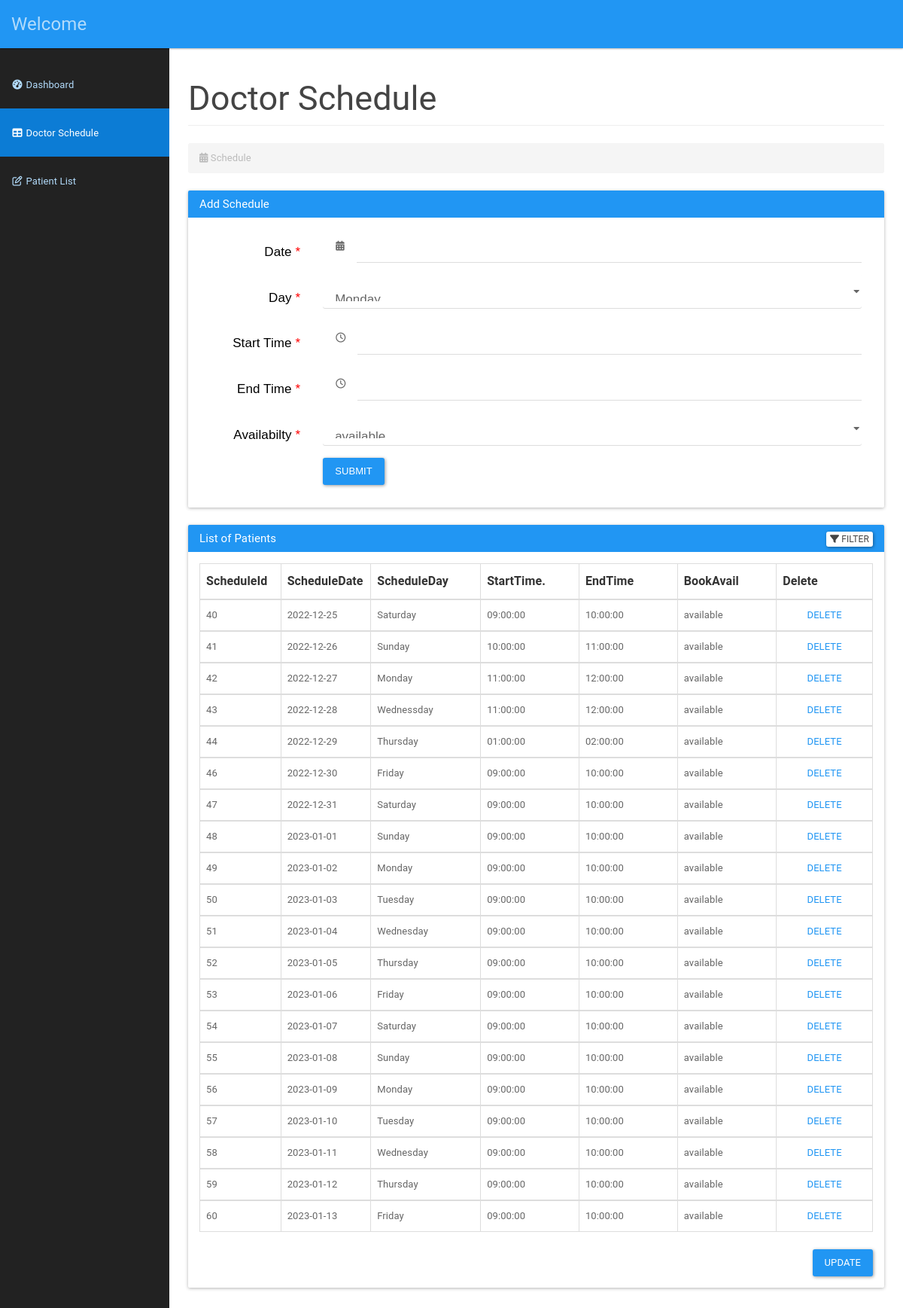
Page /admin/addschedule.php (signed in) on the committed database.
### tables this page shows
CREATE TABLE `doctorschedule` (
  `scheduleId` int(11) NOT NULL,
  `scheduleDate` date NOT NULL,
  `scheduleDay` varchar(15) NOT NULL,
  `startTime` time NOT NULL,
  `endTime` time NOT NULL,
  `bookAvail` varchar(10) NOT NULL
);

### admin/addschedule.php (the view, shortened to what this page needs)
<?php
include_once '../assets/conn/dbconnect.php';
$usersession = $_SESSION['adminSession'];
$res=mysqli_query($con,"SELECT * FROM doctor WHERE icDoctor=".$usersession);
$userRow=mysqli_fetch_array($res,MYSQLI_ASSOC);
?>
<!DOCTYPE html>
<html lang="en">
    <head>
        <link href="assets/css/material.css" rel="stylesheet">
        <link href="assets/css/sb-admin.css" rel="stylesheet">
        <link href="assets/css/time/bootstrap-clockpicker.css" rel="stylesheet">
        <link href="assets/css/style.css" rel="stylesheet">
        <link href="assets/font-awesome/css/font-awesome.css" rel="stylesheet">
        <link rel="stylesheet" href="https://formden.com/static/cdn/bootstrap-iso.css" />
        <link rel="stylesheet" href="https://formden.com/static/cdn/font-awesome/4.4.0/css/font-awesome.min.css" />
    </head>
    <body>
        <div id="wrapper">
            <nav class="navbar navbar-inverse navbar-fixed-top" role="navigation">
                <div class="navbar-header">
                    <a class="navbar-brand" href="admin.php">Welcome  <?php echo @$userRow['adminFirstName']; ?> <?php echo @$userRow['adminLastName']; ?></a>
                </div>
                <div class="collapse navbar-collapse navbar-ex1-collapse">
                    <ul class="nav navbar-nav side-nav">
                        <li>
                            <a href="admin.php"><i class="fa fa-fw fa-dashboard"></i> Dashboard</a>
                        </li>
                        <li class="active">
                            <a href="addschedule.php"><i class="fa fa-fw fa-table"></i> Doctor Schedule</a>
                        </li>
                        <li>
                            <a href="patientlist.php"><i class="fa fa-fw fa-edit"></i> Patient List</a>
                        </li>
                    </ul>
                </div>
            </nav>
            <div id="page-wrapper">
                <div class="container-fluid">
                    <div class="row">
                        <div class="col-lg-12">
                            <h2 class="page-header">
                            Doctor Schedule
                            </h2>
                            <ol class="breadcrumb">
                                <li class="active">
                                    <i class="fa fa-calendar"></i> Schedule
                                </li>
                            </ol>
                        </div>
                    </div>
                    <div class="panel panel-primary">
                        <div class="panel-heading">
                            <h3 class="panel-title">Add Schedule</h3>
                        </div>
                        <div class="panel-body">
                            <div class="bootstrap-iso">
                             <div class="container-fluid">
                              <div class="row">
                               <div class="col-md-12 col-sm-12 col-xs-12">
                                <form class="form-horizontal" method="post">
                                 <div class="form-group form-group-lg">
                                  <label class="control-label col-sm-2 requiredField" for="date">
                                   Date
                                   <span class="asteriskField">
                                    *
                                   </span>
                                  </label>
                                  <div class="col-sm-10">
                                   <div class="input-group">
                                    <div class="input-group-addon">
                                     <i class="fa fa-calendar">
                                     </i>
                                    </div>
                                    <input class="form-control" id="date" name="date" type="text" required/>
                                   </div>
                                  </div>
                                 </div>
                                 <div class="form-group form-group-lg">
                                  <label class="control-label col-sm-2 requiredField" for="scheduleday">
                                   Day
                                   <span class="asteriskField">
                                    *
                                   </span>
                                  </label>
                                  <div class="col-sm-10">
                                   <select class="select form-control" id="scheduleday" name="scheduleday" required>
                                    <option value="Monday">
                                     Monday
                                    </option>
                                   </select>
                                  </div>
                                 </div>
                                 <div class="form-group form-group-lg">
                                  <label class="control-label col-sm-2 requiredField" for="starttime">
                                   Start Time
                                   <span class="asteriskField">
                                    *
                                   </span>
                                  </label>
                                  <div class="col-sm-10">
                                   <div class="input-group clockpicker"  data-align="top" data-autoclose="true">
                                    <div class="input-group-addon">
                                     <i class="fa fa-clock-o">
                                     </i>
                                    </div>
                                    <input class="form-control" id="starttime" name="starttime" type="text" required/>
                                   </div>
                                  </div>
                                 </div>
                                 <div class="form-group form-group-lg">
                                  <label class="control-label col-sm-2 requiredField" for="endtime">
                                   End Time
                                   <span class="asteriskField">
                                    *
                                   </span>
                                  </label>
                                  <div class="col-sm-10">
                                   <div class="input-group clockpicker"  data-align="top" data-autoclose="true">
                                    <div class="input-group-addon">
                                     <i class="fa fa-clock-o">
                                     </i>
                                    </div>
                                    <input class="form-control" id="endtime" name="endtime" type="text" required/>
                                   </div>
                                  </div>
                                 </div>
                                 <div class="form-group form-group-lg">
                                  <label class="control-label col-sm-2 requiredField" for="bookavail">
                                   Availabilty
                                   <span class="asteriskField">
                                    *
                                   </span>
                                  </label>
                                  <div class="col-sm-10">
                                   <select class="select form-control" id="bookavail" name="bookavail" required>
                                    <option value="available">
                                     available
                                    </option>
                                   </select>
                                  </div>
                                 </div>
                                 <div class="form-group">
                                  <div class="col-sm-10 col-sm-offset-2">
                                   <button class="btn btn-primary " name="submit" type="submit">
                                    Submit
                                   </button>
                                  </div>
                                 </div>
                                </form>
                               </div>
                              </div>
                             </div>
                            </div>
                        </div>
                    </div>
                    <div class="panel panel-primary filterable">
                        <div class="panel-heading">
                            <h3 class="panel-title">List of Patients</h3>
                            <div class="pull-right">
                            <button class="btn btn-default btn-xs btn-filter"><span class="fa fa-filter"></span> Filter</button>
                        </div>
                        </div>
                        <div class="panel-body">
                        <table class="table table-hover table-bordered">
                            <thead>
                                <tr class="filters">
                                    <th><input type="text" class="form-control" placeholder="ScheduleId" disabled></th>
                                    <th><input type="text" class="form-control" placeholder="ScheduleDate" disabled></th>
                                    <th><input type="text" class="form-control" placeholder="ScheduleDay" disabled></th>
                                    <th><input type="text" class="form-control" placeholder="StartTime." disabled></th>
                                    <th><input type="text" class="form-control" placeholder="EndTime" disabled></th>
                                    <th><input type="text" class="form-control" placeholder="BookAvail" disabled></th>
                                    <th><input type="text" class="form-control" placeholder="Delete" disabled></th>
                                </tr>
                            </thead>
                            <?php
                            $result=mysqli_query($con,"SELECT * FROM doctorschedule");
                            while ($doctorschedule=mysqli_fetch_array($result)) {
                                echo "<tbody>";
                                echo "<tr>";
                                    echo "<td>" . $doctorschedule['scheduleId'] . "</td>";
                                    echo "<td>" . $doctorschedule['scheduleDate'] . "</td>";
                                    echo "<td>" . $doctorschedule['scheduleDay'] . "</td>";
                                    echo "<td>" . $doctorschedule['startTime'] . "</td>";
                                    echo "<td>" . $doctorschedule['endTime'] . "</td>";
                                    echo "<td>" . $doctorschedule['bookAvail'] . "</td>";
                                    echo "<form method='POST'>";
                                    echo "<td class='text-center'><a href='#' id='".$doctorschedule['scheduleId']."' class='delete'>DELETE</a>
                            </td>";
                            }
                                echo "</tr>";
                           echo "</tbody>";
                       echo "</table>";
                       echo "<div class='panel panel-default'>";
                       echo "<div class='col-md-offset-3 pull-right'>";
                       echo "<button class='btn btn-primary' type='submit' value='Submit' name='submit'>Update</button>";
                        echo "</div>";
                        echo "</div>";
                        ?>
                        </div>
                    </div>
                </div>
            </div>
<link rel="stylesheet" href="https://cdnjs.cloudflare.com/ajax/libs/bootstrap-datepicker/1.4.1/css/bootstrap-datepicker3.css"/>
    </body>
</html>

### admin/assets/css/sb-admin.css (style rules this page uses)
body { margin-top: 100px; background-color: #222; }
@media (min-width:768px) { body { margin-top: 50px; } }
#wrapper { padding-left: 0; }
#page-wrapper { min-height: 900px !important; width: 100%; padding: 0; background-color: #fff; }
@media (min-width:768px) { #wrapper { padding-left: 225px; } }
@media (min-width:768px) { #page-wrapper { padding: 10px; } }
@media (min-width:768px) { .side-nav { position: fixed; top: 80px; left: 225px; width: 225px; margin-left: -225px; border: none; border-radius: 0; overflow-y: auto; background-color: #222; bottom: 0; overflow-x: hidden; padding-bottom: 40px; } }
@media (min-width:768px) { .side-nav>li>a { width: 225px; } }

### admin/assets/css/style.css (style rules this page uses)
.filterable { margin-top: 15px; }
.filterable .panel-heading .pull-right { margin-top: -20px; }
.filterable .filters input[disabled] { background-color: transparent; border: none; cursor: auto; box-shadow: none; padding: 0; height: auto; }

### admin/addschedule.php (style rules this page uses)
.bootstrap-iso .formden_header h2, .bootstrap-iso .formden_header p, .bootstrap-iso form { font-family: Arial, Helvetica, sans-serif; color: black }
.bootstrap-iso form button, .bootstrap-iso form button:hover { color: white !important; }
.asteriskField { color: red; }

### rows in the picture
doctorschedule: scheduleId "40", scheduleDate "2022-12-25", scheduleDay "Saturday", startTime "09:00:00", endTime "10:00:00", bookAvail "available"
doctorschedule: scheduleId "41", scheduleDate "2022-12-26", scheduleDay "Sunday", startTime "10:00:00", endTime "11:00:00", bookAvail "available"
doctorschedule: scheduleId "42", scheduleDate "2022-12-27", scheduleDay "Monday", startTime "11:00:00", endTime "12:00:00", bookAvail "available"
doctorschedule: scheduleId "43", scheduleDate "2022-12-28", scheduleDay "Wednessday", startTime "11:00:00", endTime "12:00:00", bookAvail "available"
doctorschedule: scheduleId "44", scheduleDate "2022-12-29", scheduleDay "Thursday", startTime "01:00:00", endTime "02:00:00", bookAvail "available"
doctorschedule: scheduleId "46", scheduleDate "2022-12-30", scheduleDay "Friday", startTime "09:00:00", endTime "10:00:00", bookAvail "available"
doctorschedule: scheduleId "47", scheduleDate "2022-12-31", scheduleDay "Saturday", startTime "09:00:00", endTime "10:00:00", bookAvail "available"
doctorschedule: scheduleId "48", scheduleDate "2023-01-01", scheduleDay "Sunday", startTime "09:00:00", endTime "10:00:00", bookAvail "available"
doctorschedule: scheduleId "49", scheduleDate "2023-01-02", scheduleDay "Monday", startTime "09:00:00", endTime "10:00:00", bookAvail "available"
doctorschedule: scheduleId "50", scheduleDate "2023-01-03", scheduleDay "Tuesday", startTime "09:00:00", endTime "10:00:00", bookAvail "available"
doctorschedule: scheduleId "51", scheduleDate "2023-01-04", scheduleDay "Wednesday", startTime "09:00:00", endTime "10:00:00", bookAvail "available"
doctorschedule: scheduleId "52", scheduleDate "2023-01-05", scheduleDay "Thursday", startTime "09:00:00", endTime "10:00:00", bookAvail "available"
doctorschedule: scheduleId "53", scheduleDate "2023-01-06", scheduleDay "Friday", startTime "09:00:00", endTime "10:00:00", bookAvail "available"
doctorschedule: scheduleId "54", scheduleDate "2023-01-07", scheduleDay "Saturday", startTime "09:00:00", endTime "10:00:00", bookAvail "available"
doctorschedule: scheduleId "55", scheduleDate "2023-01-08", scheduleDay "Sunday", startTime "09:00:00", endTime "10:00:00", bookAvail "available"
doctorschedule: scheduleId "56", scheduleDate "2023-01-09", scheduleDay "Monday", startTime "09:00:00", endTime "10:00:00", bookAvail "available"
doctorschedule: scheduleId "57", scheduleDate "2023-01-10", scheduleDay "Tuesday", startTime "09:00:00", endTime "10:00:00", bookAvail "available"
doctorschedule: scheduleId "58", scheduleDate "2023-01-11", scheduleDay "Wednesday", startTime "09:00:00", endTime "10:00:00", bookAvail "available"
doctorschedule: scheduleId "59", scheduleDate "2023-01-12", scheduleDay "Thursday", startTime "09:00:00", endTime "10:00:00", bookAvail "available"
doctorschedule: scheduleId "60", scheduleDate "2023-01-13", scheduleDay "Friday", startTime "09:00:00", endTime "10:00:00", bookAvail "available"
